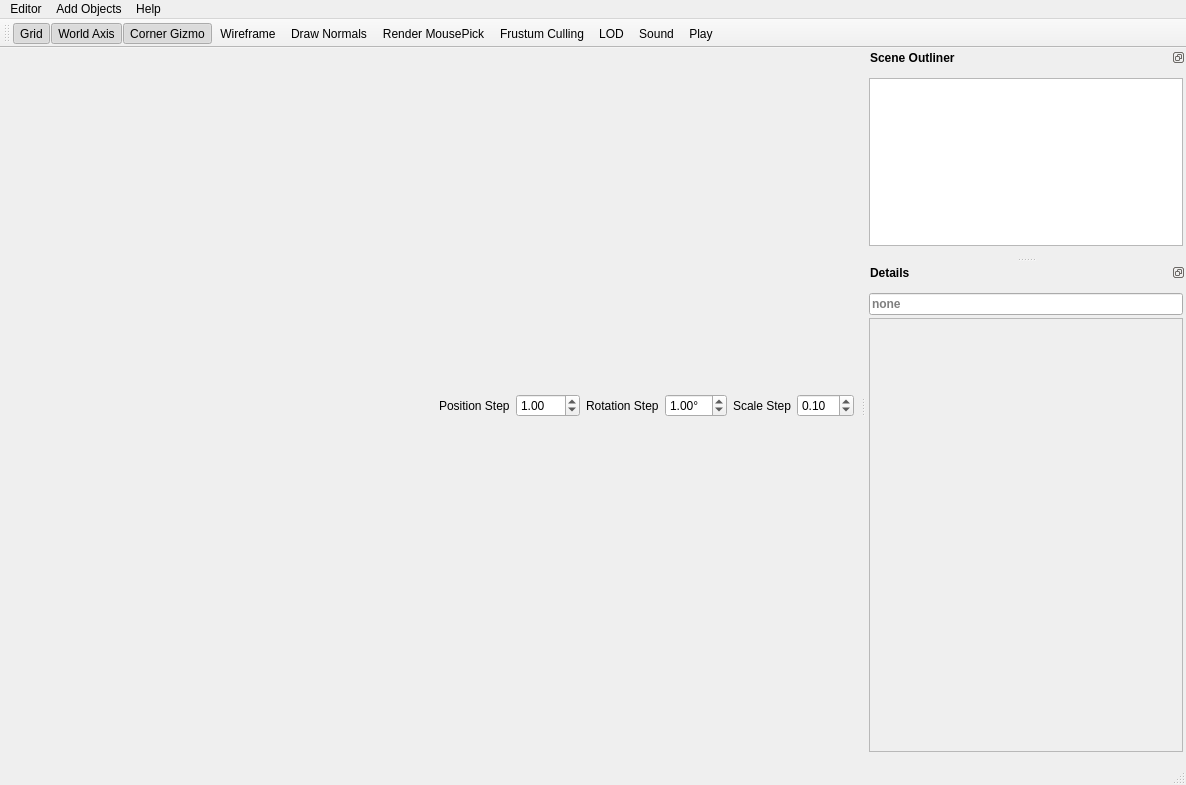
<?xml version="1.0" encoding="UTF-8"?>
<ui version="4.0">
 <class>MainWindow</class>
 <widget class="QMainWindow" name="MainWindow">
  <property name="geometry">
   <rect>
    <x>0</x>
    <y>0</y>
    <width>1186</width>
    <height>785</height>
   </rect>
  </property>
  <property name="windowTitle">
   <string>Chris Engine 1.0</string>
  </property>
  <widget class="QWidget" name="centralWidget">
   <layout class="QVBoxLayout" name="verticalLayout">
    <property name="spacing">
     <number>3</number>
    </property>
    <property name="leftMargin">
     <number>6</number>
    </property>
    <property name="topMargin">
     <number>6</number>
    </property>
    <property name="rightMargin">
     <number>6</number>
    </property>
    <property name="bottomMargin">
     <number>6</number>
    </property>
    <item>
     <layout class="QVBoxLayout" name="OpenGLLayout">
      <property name="spacing">
       <number>3</number>
      </property>
     </layout>
    </item>
    <item>
     <layout class="QHBoxLayout" name="horizontalLayout">
      <item>
       <spacer name="horizontalSpacer">
        <property name="orientation">
         <enum>Qt::Horizontal</enum>
        </property>
        <property name="sizeHint" stdset="0">
         <size>
          <width>40</width>
          <height>20</height>
         </size>
        </property>
       </spacer>
      </item>
      <item>
       <widget class="QLabel" name="label">
        <property name="text">
         <string>Position Step</string>
        </property>
       </widget>
      </item>
      <item>
       <widget class="QDoubleSpinBox" name="positionStep">
        <property name="minimum">
         <double>0.010000000000000</double>
        </property>
        <property name="maximum">
         <double>100.000000000000000</double>
        </property>
        <property name="value">
         <double>1.000000000000000</double>
        </property>
       </widget>
      </item>
      <item>
       <widget class="QLabel" name="label_2">
        <property name="text">
         <string>Rotation Step</string>
        </property>
       </widget>
      </item>
      <item>
       <widget class="QDoubleSpinBox" name="rotationStep">
        <property name="suffix">
         <string>°</string>
        </property>
        <property name="minimum">
         <double>0.500000000000000</double>
        </property>
        <property name="maximum">
         <double>30.000000000000000</double>
        </property>
        <property name="value">
         <double>1.000000000000000</double>
        </property>
       </widget>
      </item>
      <item>
       <widget class="QLabel" name="label_3">
        <property name="text">
         <string>Scale Step</string>
        </property>
       </widget>
      </item>
      <item>
       <widget class="QDoubleSpinBox" name="scaleStep">
        <property name="suffix">
         <string/>
        </property>
        <property name="minimum">
         <double>0.010000000000000</double>
        </property>
        <property name="maximum">
         <double>10.000000000000000</double>
        </property>
        <property name="singleStep">
         <double>0.100000000000000</double>
        </property>
        <property name="value">
         <double>0.100000000000000</double>
        </property>
       </widget>
      </item>
     </layout>
    </item>
   </layout>
  </widget>
  <widget class="QMenuBar" name="menuBar">
   <property name="geometry">
    <rect>
     <x>0</x>
     <y>0</y>
     <width>1186</width>
     <height>20</height>
    </rect>
   </property>
   <widget class="QMenu" name="menuEditor">
    <property name="title">
     <string>Editor</string>
    </property>
    <addaction name="actionGrid"/>
    <addaction name="actionAxis"/>
    <addaction name="actionCorner_Gizmo"/>
    <addaction name="actionWireframe"/>
    <addaction name="actionDraw_Normals"/>
   </widget>
   <widget class="QMenu" name="menuHelp">
    <property name="title">
     <string>Help</string>
    </property>
    <addaction name="actionBasic_Controls"/>
   </widget>
   <widget class="QMenu" name="menuAdd">
    <property name="title">
     <string>Add Objects</string>
    </property>
    <addaction name="actionTriangle"/>
    <addaction name="actionQuad"/>
    <addaction name="actionCube"/>
    <addaction name="actionSphere"/>
   </widget>
   <addaction name="menuEditor"/>
   <addaction name="menuAdd"/>
   <addaction name="menuHelp"/>
  </widget>
  <widget class="QToolBar" name="mainToolBar">
   <property name="enabled">
    <bool>true</bool>
   </property>
   <attribute name="toolBarArea">
    <enum>TopToolBarArea</enum>
   </attribute>
   <attribute name="toolBarBreak">
    <bool>false</bool>
   </attribute>
   <addaction name="actionGrid"/>
   <addaction name="actionAxis"/>
   <addaction name="actionCorner_Gizmo"/>
   <addaction name="actionWireframe"/>
   <addaction name="actionDraw_Normals"/>
   <addaction name="actionRender_MousePick"/>
   <addaction name="actionFrustum_Culling"/>
   <addaction name="actionLOD"/>
   <addaction name="actionSound"/>
   <addaction name="actionPlay"/>
  </widget>
  <widget class="QStatusBar" name="statusBar"/>
  <widget class="QDockWidget" name="dockWidgetOutliner">
   <property name="minimumSize">
    <size>
     <width>300</width>
     <height>107</height>
    </size>
   </property>
   <property name="font">
    <font>
     <weight>75</weight>
     <italic>false</italic>
     <bold>true</bold>
    </font>
   </property>
   <property name="features">
    <set>QDockWidget::DockWidgetFloatable|QDockWidget::DockWidgetMovable</set>
   </property>
   <property name="windowTitle">
    <string>Scene Outliner</string>
   </property>
   <attribute name="dockWidgetArea">
    <number>2</number>
   </attribute>
   <widget class="QWidget" name="dockWidgetContents">
    <property name="font">
     <font>
      <weight>50</weight>
      <italic>false</italic>
      <bold>false</bold>
     </font>
    </property>
    <layout class="QVBoxLayout" name="verticalLayout_4">
     <property name="leftMargin">
      <number>3</number>
     </property>
     <property name="rightMargin">
      <number>3</number>
     </property>
     <item>
      <widget class="QTreeWidget" name="treeWidgetSceneOutliner">
       <attribute name="headerVisible">
        <bool>false</bool>
       </attribute>
       <column>
        <property name="text">
         <string notr="true">1</string>
        </property>
       </column>
      </widget>
     </item>
    </layout>
   </widget>
  </widget>
  <widget class="QDockWidget" name="dockWidgetDetails">
   <property name="sizePolicy">
    <sizepolicy hsizetype="Minimum" vsizetype="Preferred">
     <horstretch>0</horstretch>
     <verstretch>0</verstretch>
    </sizepolicy>
   </property>
   <property name="minimumSize">
    <size>
     <width>320</width>
     <height>500</height>
    </size>
   </property>
   <property name="font">
    <font>
     <weight>75</weight>
     <bold>true</bold>
    </font>
   </property>
   <property name="features">
    <set>QDockWidget::DockWidgetFloatable|QDockWidget::DockWidgetMovable</set>
   </property>
   <property name="windowTitle">
    <string>Details</string>
   </property>
   <attribute name="dockWidgetArea">
    <number>2</number>
   </attribute>
   <widget class="QWidget" name="dockWidgetVerticalDetails">
    <property name="font">
     <font>
      <weight>50</weight>
      <bold>false</bold>
     </font>
    </property>
    <layout class="QVBoxLayout" name="verticalLayout_2">
     <property name="spacing">
      <number>3</number>
     </property>
     <property name="leftMargin">
      <number>3</number>
     </property>
     <property name="rightMargin">
      <number>3</number>
     </property>
     <item>
      <widget class="QLineEdit" name="lineEditGOName">
       <property name="sizePolicy">
        <sizepolicy hsizetype="Expanding" vsizetype="Fixed">
         <horstretch>0</horstretch>
         <verstretch>0</verstretch>
        </sizepolicy>
       </property>
       <property name="font">
        <font>
         <weight>75</weight>
         <bold>true</bold>
        </font>
       </property>
       <property name="placeholderText">
        <string>none</string>
       </property>
      </widget>
     </item>
     <item>
      <widget class="QScrollArea" name="scrollArea">
       <property name="widgetResizable">
        <bool>true</bool>
       </property>
       <widget class="QWidget" name="scrollAreaWidgetDetails">
        <property name="geometry">
         <rect>
          <x>0</x>
          <y>0</y>
          <width>312</width>
          <height>436</height>
         </rect>
        </property>
        <layout class="QVBoxLayout" name="verticalLayout_3">
         <property name="spacing">
          <number>3</number>
         </property>
         <property name="leftMargin">
          <number>0</number>
         </property>
         <property name="topMargin">
          <number>3</number>
         </property>
         <property name="rightMargin">
          <number>0</number>
         </property>
         <property name="bottomMargin">
          <number>3</number>
         </property>
         <item>
          <layout class="QVBoxLayout" name="verticalLayoutDetails">
           <property name="spacing">
            <number>0</number>
           </property>
           <property name="leftMargin">
            <number>2</number>
           </property>
           <property name="rightMargin">
            <number>2</number>
           </property>
          </layout>
         </item>
         <item>
          <spacer name="verticalSpacer">
           <property name="orientation">
            <enum>Qt::Vertical</enum>
           </property>
           <property name="sizeHint" stdset="0">
            <size>
             <width>20</width>
             <height>40</height>
            </size>
           </property>
          </spacer>
         </item>
        </layout>
       </widget>
      </widget>
     </item>
    </layout>
   </widget>
  </widget>
  <action name="actionGrid">
   <property name="checkable">
    <bool>true</bool>
   </property>
   <property name="checked">
    <bool>true</bool>
   </property>
   <property name="text">
    <string>Grid</string>
   </property>
  </action>
  <action name="actionAxis">
   <property name="checkable">
    <bool>true</bool>
   </property>
   <property name="checked">
    <bool>true</bool>
   </property>
   <property name="text">
    <string>World Axis</string>
   </property>
  </action>
  <action name="actionCorner_Gizmo">
   <property name="checkable">
    <bool>true</bool>
   </property>
   <property name="checked">
    <bool>true</bool>
   </property>
   <property name="text">
    <string>Corner Gizmo</string>
   </property>
  </action>
  <action name="actionWireframe">
   <property name="checkable">
    <bool>true</bool>
   </property>
   <property name="text">
    <string>Wireframe</string>
   </property>
  </action>
  <action name="actionDraw_Normals">
   <property name="checkable">
    <bool>true</bool>
   </property>
   <property name="text">
    <string>Draw Normals</string>
   </property>
  </action>
  <action name="actionBasic_Controls">
   <property name="text">
    <string>Basic Controls</string>
   </property>
  </action>
  <action name="actionPlay">
   <property name="checkable">
    <bool>true</bool>
   </property>
   <property name="text">
    <string>Play</string>
   </property>
   <property name="toolTip">
    <string>Start/Stop the game</string>
   </property>
   <property name="shortcut">
    <string>Ctrl+R</string>
   </property>
  </action>
  <action name="actionRender_MousePick">
   <property name="checkable">
    <bool>true</bool>
   </property>
   <property name="text">
    <string>Render MousePick</string>
   </property>
  </action>
  <action name="actionTriangle">
   <property name="text">
    <string>Triangle</string>
   </property>
  </action>
  <action name="actionQuad">
   <property name="text">
    <string>Plane</string>
   </property>
  </action>
  <action name="actionCube">
   <property name="text">
    <string>Cube</string>
   </property>
  </action>
  <action name="actionSphere">
   <property name="text">
    <string>Sphere</string>
   </property>
  </action>
  <action name="actionFrustum_Culling">
   <property name="checkable">
    <bool>true</bool>
   </property>
   <property name="text">
    <string>Frustum Culling</string>
   </property>
   <property name="toolTip">
    <string>Toggle Frustum Culling</string>
   </property>
  </action>
  <action name="actionLOD">
   <property name="checkable">
    <bool>true</bool>
   </property>
   <property name="text">
    <string>LOD</string>
   </property>
   <property name="toolTip">
    <string>Toggle LOD</string>
   </property>
  </action>
  <action name="actionSound">
   <property name="checkable">
    <bool>true</bool>
   </property>
   <property name="text">
    <string>Sound</string>
   </property>
   <property name="toolTip">
    <string>Toggles Sound</string>
   </property>
  </action>
 </widget>
 <layoutdefault spacing="6" margin="11"/>
 <resources/>
 <connections/>
</ui>
